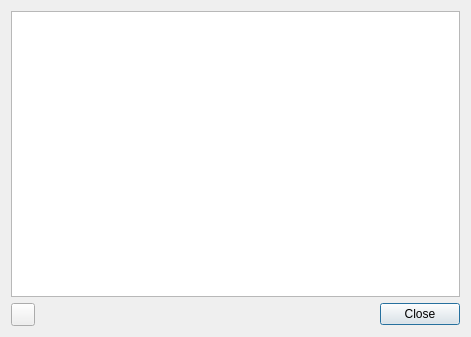
<?xml version="1.0" encoding="UTF-8"?>
<ui version="4.0">
 <class>ManageSettingsDialog</class>
 <widget class="QDialog" name="ManageSettingsDialog">
  <property name="geometry">
   <rect>
    <x>0</x>
    <y>0</y>
    <width>471</width>
    <height>337</height>
   </rect>
  </property>
  <property name="windowTitle">
   <string>Manage Synchronized Settings</string>
  </property>
  <layout class="QVBoxLayout" name="verticalLayout">
   <item>
    <widget class="QListWidget" name="listWidget">
     <property name="contextMenuPolicy">
      <enum>Qt::ActionsContextMenu</enum>
     </property>
    </widget>
   </item>
   <item>
    <layout class="QHBoxLayout" name="horizontalLayout">
     <item>
      <widget class="QToolButton" name="toolButton">
       <property name="toolButtonStyle">
        <enum>Qt::ToolButtonFollowStyle</enum>
       </property>
      </widget>
     </item>
     <item>
      <widget class="QDialogButtonBox" name="buttonBox">
       <property name="orientation">
        <enum>Qt::Horizontal</enum>
       </property>
       <property name="standardButtons">
        <set>QDialogButtonBox::Close</set>
       </property>
      </widget>
     </item>
    </layout>
   </item>
  </layout>
  <action name="action_Add_Settings">
   <property name="icon">
    <iconset theme="list-add">
     <normaloff>.</normaloff>.</iconset>
   </property>
   <property name="text">
    <string>&amp;Add Settings</string>
   </property>
   <property name="shortcut">
    <string>Ctrl+Ins</string>
   </property>
  </action>
  <action name="action_Edit">
   <property name="icon">
    <iconset theme="gtk-edit">
     <normaloff>.</normaloff>.</iconset>
   </property>
   <property name="text">
    <string>&amp;Edit</string>
   </property>
   <property name="shortcut">
    <string>Ctrl+E</string>
   </property>
  </action>
  <action name="action_Remove">
   <property name="icon">
    <iconset theme="list-remove">
     <normaloff>.</normaloff>.</iconset>
   </property>
   <property name="text">
    <string>&amp;Remove</string>
   </property>
   <property name="shortcut">
    <string>Del</string>
   </property>
  </action>
 </widget>
 <resources/>
 <connections>
  <connection>
   <sender>buttonBox</sender>
   <signal>accepted()</signal>
   <receiver>ManageSettingsDialog</receiver>
   <slot>accept()</slot>
   <hints>
    <hint type="sourcelabel">
     <x>248</x>
     <y>254</y>
    </hint>
    <hint type="destinationlabel">
     <x>157</x>
     <y>274</y>
    </hint>
   </hints>
  </connection>
  <connection>
   <sender>buttonBox</sender>
   <signal>rejected()</signal>
   <receiver>ManageSettingsDialog</receiver>
   <slot>reject()</slot>
   <hints>
    <hint type="sourcelabel">
     <x>316</x>
     <y>260</y>
    </hint>
    <hint type="destinationlabel">
     <x>286</x>
     <y>274</y>
    </hint>
   </hints>
  </connection>
 </connections>
</ui>
